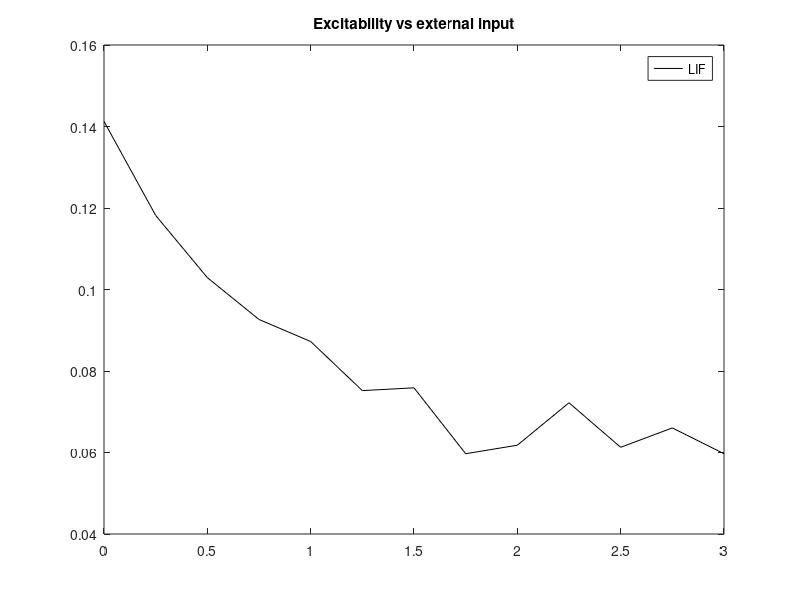

The MATLAB script that drew this image: (Note: this script raises an error after producing the figure.)
% Loads all the LIF files from a folder and gets the excitability according
% to a varying parameter
% 
% It is only for LIF, to get the NMM figure run Figure_excitabilty.m

folder = 'C:\Users\artemios\Documents\Multiscale_Models_Data\2023\excitability\'; 

%% external input
var_ = 'u';
d = dir([folder '*' var_ '*']);
tr_u_lif = zeros(1,length(d));
fr_in_u_lif = zeros(1,length(d));
fr_py_u_lif = zeros(1,length(d));
value = zeros(1,length(d));

% Sort files
dates = [];
for i = 1:length(d), dates(i) = d(i).datenum; end
[~, idx] = sort(dates);
d = d(idx);

% Calculate excitability
for i = 1:length(d)
    % Load file
    a = load([folder filesep d(i).name]);
    y_lif = a.LFP_V;
    t_lif = a.lfp_dt:a.lfp_dt:length(a.LFP_V)*a.lfp_dt;
    % Analyze excitabilty
    tr_u_lif(i) = analyze_excitability(y_lif', t_lif', 4899, -1.1, 2500, false);
    fr_in_u_lif(i) = mean(a.R_in(1000:4000));    
    fr_py_u_lif(i) = mean(a.R_py(1000:4000));    
    value(i) = a.input_spike_rate;
end

% NMM reults
load parameter_sweeps/u;
nmm_result = tr_u;
nmm_in = fr_in_u;
nmm_py = fr_py_u;
title_ = 'External input';

% Plot excitability
figure; 
plot(value, tr_u_lif, 'k--');
hold
plot(values, nmm_result, 'k');
title('Excitability vs external input');
l = legend({'LIF', 'NMM'});
l.Location = 'best';
xlabel('u');

% Plot firing rates
figure;
l1 = plot(value, fr_py_u_lif, '--'); hold
l2 = plot(value, fr_in_u_lif, '--');
plot(values, nmm_py, 'Color', l1.Color);
plot(values, nmm_in, 'Color', l2.Color);
title(['Firing rates vs ' title_]);
l = legend({'Pyramidal (LIF)', 'Inhibitory (LIF)', 'Pyramidal (NMM)', 'Inhibitory (NMM)'});
l.Location = 'best';
xlabel(title_);
ylabel('Firing rate (Hz)');

%% Gaba_a into Inhibitory interneurons
% var_vec = {'py_j_AMPA', 'in_j_AMPA', 'py_j_GABA_', 'py_j_GABAb_', 'in_j_GABA_'};
var_vec = {'in_j_GABA_'};

for ii = 1:length(var_vec)
    var_ = var_vec{ii};
    d = dir([folder '*' var_ '*']);
    tr_in_GABA_lif = zeros(1,length(d)-2);
    fr_in_GABA_lif = zeros(1,length(d)-2);
    fr_py_GABA_lif = zeros(1,length(d)-2);
    values_ = zeros(1,length(d)-2);

    % Sort files
    dates = [];
    for i = 1:length(d), dates(i) = d(i).datenum; end
    [~, idx] = sort(dates);
    d = d(idx);

    % Calculate excitability
    temp_values = 0:0.1:2;
    for i = 1:length(d)
        % Load file
        a = load([folder filesep d(i).name]);
        y_lif = a.LFP_V;
        t_lif = a.lfp_dt:a.lfp_dt:length(a.LFP_V)*a.lfp_dt;
        % Analyze excitabilty
        tr_in_GABA_lif(i) = analyze_excitability(y_lif', t_lif', 4899, -1.1, 2500, false);    
        fr_in_GABA_lif(i) = mean(a.R_in(1000:4000));    
        fr_py_GABA_lif(i) = mean(a.R_py(1000:4000));    
        try
            values_(i) = a.value_;
        catch ME
            if strcmp(ME.identifier, 'MATLAB:nonExistentField')
                values_(i) = temp_values(i);
            else
                rethrow(ME);
            end
        end
    end

    % Plot
    switch var_
        case 'py_j_AMPA'
            load parameter_sweeps/alpha_re;
            nmm_result = tr_alpha_re;
            nmm_in = fr_in_alpha_re;
            nmm_py = fr_py_alpha_re;
            title_ = 'Py_{AMPA}';
        case 'in_j_AMPA'
            load parameter_sweeps/alpha_e;
            nmm_result = tr_alpha_e;
            nmm_in = fr_in_alpha_e;
            nmm_py = fr_py_alpha_e;
            title_ = 'In_{AMPA}';
        case 'py_j_GABA_'
            load parameter_sweeps/alpha_i;
            nmm_result = tr_alpha_i;
            nmm_in = fr_in_alpha_i;
            nmm_py = fr_py_alpha_i;
            title_ = 'Py_{GABA_{A}}';
        case 'py_j_GABAb_'
            load parameter_sweeps/alpha_b;
            nmm_result = tr_alpha_b;
            nmm_in = fr_in_alpha_b;
            nmm_py = fr_py_alpha_b;
            title_ = 'Py_{GABA_{B}}';
        case 'in_j_GABA_'
            load parameter_sweeps/alpha_ri;
            nmm_result = tr_alpha_ri;
            nmm_in = fr_in_alpha_ri;
            nmm_py = fr_py_alpha_ri;
            title_ = 'In_{GABA_{A}}';
        otherwise
            error('Incorrect option');
    end

    % Excitability
    figure;
    plot(values_, tr_in_GABA_lif, 'k--');
    hold
    plot(values, nmm_result, 'k');
    l = legend({'LIF', 'NMM'});
    l.Location = 'best';
%     try
%         title(['Excitability vs ' a.pop_ '_' a.parameter]);
%     catch ME 
%         if strcmp(ME.identifier, 'MATLAB:nonExistentField')
            title(['Excitability vs' title_]);
%         else
%             rethrow(ME);
%         end
%     end
    ylabel('t_{recovery} (ms)');
    xlabel(title_);

    % Firing rate
    figure;
    l1 = plot(values_, fr_py_GABA_lif, '--'); hold
    l2 = plot(values_, fr_in_GABA_lif, '--');
    plot(values, nmm_py, 'Color', l1.Color);
    plot(values, nmm_in, 'Color', l2.Color);
    title(['Firing rates vs ' title_]);
    l = legend({'Pyramidal (LIF)', 'Inhibitory (LIF)', 'Pyramidal (NMM)', 'Inhibitory (NMM)'});
    l.Location = 'best';
    xlabel(title_);
    ylabel('Firing rate (Hz)');
end